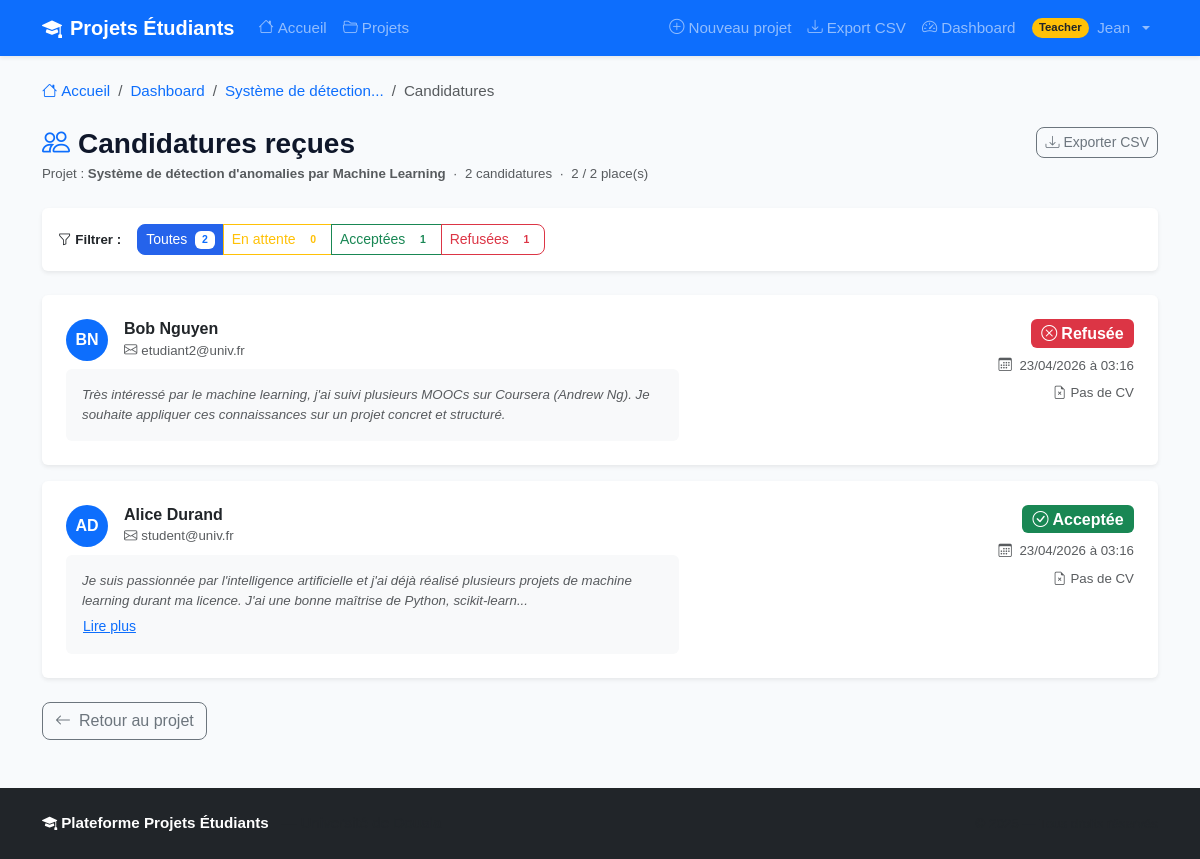
Screenshot of /applications/project/1 (signed in) with the database file from the repository.
### app/models/user.py (models this page shows, shortened)
class User(UserMixin, db.Model):
    __tablename__ = "users"
    id = db.Column(db.Integer, primary_key=True)
    email = db.Column(db.String(120), unique=True, nullable=False, index=True)
    password_hash = db.Column(db.String(200), nullable=False)
    first_name = db.Column(db.String(50), nullable=False)
    last_name = db.Column(db.String(50), nullable=False)
    role = db.Column(db.String(20), nullable=False, default="student")
    is_active = db.Column(db.Boolean, default=True, nullable=False)
    created_at = db.Column(db.DateTime, default=datetime.utcnow)
    projects = db.relationship(
        "Project",
        backref="teacher",
        lazy="dynamic",
        foreign_keys="Project.teacher_id",
    )
    applications = db.relationship(
        "Application",
        backref="student",
        lazy="dynamic",
        foreign_keys="Application.student_id",
    )
    @property
    def is_student(self) -> bool:
        return self.role == "student"
    @property
    def is_teacher(self) -> bool:
        return self.role == "teacher"
    @property
    def is_admin(self) -> bool:
        return self.role == "admin"
    @property
    def full_name(self) -> str:
        return f"{self.first_name} {self.last_name}"

### app/models/project.py (models this page shows, shortened)
class Project(db.Model):
    __tablename__ = "projects"
    id = db.Column(db.Integer, primary_key=True)
    title = db.Column(db.String(200), nullable=False)
    description = db.Column(db.Text, nullable=False)
    domain = db.Column(db.String(100), nullable=False)
    max_students = db.Column(db.Integer, default=1, nullable=False)
    status = db.Column(db.String(20), default="open", nullable=False)
    teacher_id = db.Column(db.Integer, db.ForeignKey("users.id"), nullable=False)
    created_at = db.Column(db.DateTime, default=datetime.utcnow)
    updated_at = db.Column(db.DateTime, default=datetime.utcnow, onupdate=datetime.utcnow)
    applications = db.relationship(
        "Application",
        backref="project",
        lazy="dynamic",
        cascade="all, delete-orphan",
    )
    @property
    def applications_count(self) -> int:
        return self.applications.count()

### app/models/application.py (models this page shows, shortened)
class Application(db.Model):
    __tablename__ = "applications"
    __table_args__ = (db.UniqueConstraint("student_id", "project_id", name="uq_student_project"),)
    id = db.Column(db.Integer, primary_key=True)
    student_id = db.Column(db.Integer, db.ForeignKey("users.id"), nullable=False)
    project_id = db.Column(db.Integer, db.ForeignKey("projects.id"), nullable=False)
    motivation = db.Column(db.Text, nullable=False)
    cv_file = db.Column(db.String(200), nullable=True)  # Nom du fichier CV uploadé
    status = db.Column(db.String(20), default="pending", nullable=False)
    applied_at = db.Column(db.DateTime, default=datetime.utcnow)
    updated_at = db.Column(db.DateTime, default=datetime.utcnow, onupdate=datetime.utcnow)

### app/routes/applications.py (the view)
@applications_bp.route("/project/<int:project_id>")
@login_required
@teacher_required
def project_applications(project_id):
    project = Project.query.get_or_404(project_id)
    if project.teacher_id != current_user.id:
        abort(403)
    status_filter = request.args.get("status", "")
    query = Application.query.filter_by(project_id=project_id)
    if status_filter:
        query = query.filter_by(status=status_filter)
    applications = query.order_by(Application.applied_at.desc()).all()
    return render_template(
        "applications/list.html",
        applications=applications,
        project=project,
        status_filter=status_filter,
        title=f"Candidatures — {project.title}",
    )

### app/templates/applications/list.html (shortened to what this page needs)
{% extends "base.html" %}
{% block content %}
<nav aria-label="breadcrumb" class="mb-4">
    <ol class="breadcrumb">
        <li class="breadcrumb-item">
            <a href="{{ url_for('dashboard.index') }}" class="text-decoration-none">
                <i class="bi bi-house me-1"></i>Accueil
            </a>
        </li>
        <li class="breadcrumb-item">
            <a href="{{ url_for('dashboard.teacher_dashboard') }}" class="text-decoration-none">
                Dashboard
            </a>
        </li>
        <li class="breadcrumb-item">
            <a href="{{ url_for('projects.detail', project_id=project.id) }}"
               class="text-decoration-none">
                {{ project.title | truncate(30) }}
            </a>
        </li>
        <li class="breadcrumb-item active" aria-current="page">Candidatures</li>
    </ol>
</nav>
<div class="d-flex justify-content-between align-items-start mb-4">
    <div>
        <h1 class="h3 fw-bold mb-1">
            <i class="bi bi-people text-primary me-2"></i>Candidatures reçues
        </h1>
        <p class="text-muted mb-0 small">
            Projet : <strong>{{ project.title }}</strong>
            &nbsp;·&nbsp;
            {{ applications | length }} candidature{{ 's' if applications | length > 1 else '' }}
            &nbsp;·&nbsp;
            <span class="text-muted">{{ project.applications_count }} / {{ project.max_students }} place(s)</span>
        </p>
    </div>
    <a href="{{ url_for('export.export_applications', project_id=project.id) }}"
       class="btn btn-outline-secondary btn-sm">
        <i class="bi bi-download me-1"></i>Exporter CSV
    </a>
</div>
<div class="card border-0 shadow-sm mb-4">
    <div class="card-body p-3">
        <form method="GET"
              action="{{ url_for('applications.project_applications', project_id=project.id) }}"
              class="d-flex align-items-center gap-3 flex-wrap">
            <span class="fw-semibold small">
                <i class="bi bi-funnel me-1"></i>Filtrer :
            </span>
            <div class="btn-group btn-group-sm" role="group">
                <a href="{{ url_for('applications.project_applications', project_id=project.id) }}"
                   class="btn {{ 'btn-primary' if not status_filter else 'btn-outline-primary' }}">
                    Toutes
                    <span class="badge bg-white text-primary ms-1">{{ applications | length }}</span>
                </a>
                <a href="{{ url_for('applications.project_applications', project_id=project.id, status='pending') }}"
                   class="btn {{ 'btn-warning' if status_filter == 'pending' else 'btn-outline-warning' }}">
                    En attente
                    <span class="badge bg-white text-warning ms-1">
                        {{ applications | selectattr('status', 'equalto', 'pending') | list | length }}
                    </span>
                </a>
                <a href="{{ url_for('applications.project_applications', project_id=project.id, status='accepted') }}"
                   class="btn {{ 'btn-success' if status_filter == 'accepted' else 'btn-outline-success' }}">
                    Acceptées
                    <span class="badge bg-white text-success ms-1">
                        {{ applications | selectattr('status', 'equalto', 'accepted') | list | length }}
                    </span>
                </a>
                <a href="{{ url_for('applications.project_applications', project_id=project.id, status='rejected') }}"
                   class="btn {{ 'btn-danger' if status_filter == 'rejected' else 'btn-outline-danger' }}">
                    Refusées
                    <span class="badge bg-white text-danger ms-1">
                        {{ applications | selectattr('status', 'equalto', 'rejected') | list | length }}
                    </span>
                </a>
            </div>
        </form>
    </div>
</div>
{% if applications %}
<div class="d-flex flex-column gap-3 mb-4">
    {% for app in applications %}
    <div class="card border-0 shadow-sm">
        <div class="card-body p-4">
            <div class="row align-items-start">
                <div class="col-md-7">
                    <div class="d-flex align-items-center mb-2">
                        <div class="rounded-circle bg-primary text-white d-flex align-items-center
                                    justify-content-center me-3 flex-shrink-0"
                             style="width:42px; height:42px; font-size:1rem; font-weight:700;">
                            {{ app.student.first_name[0] | upper }}{{ app.student.last_name[0] | upper }}
                        </div>
                        <div>
                            <h6 class="fw-bold mb-0">{{ app.student.full_name }}</h6>
                            <span class="text-muted small">
                                <i class="bi bi-envelope me-1"></i>{{ app.student.email }}
                            </span>
                        </div>
                    </div>
                    <div class="bg-light rounded p-3 mt-2">
                        <p class="text-muted small mb-0 fst-italic" id="motiv-short-{{ app.id }}">
                            {{ app.motivation | truncate(180) }}
                        </p>
                        {% if app.motivation | length > 180 %}
                        <button class="btn btn-link btn-sm p-0 mt-1 text-primary"
                                onclick="toggleMotiv({{ app.id }})">
                            <span id="motiv-toggle-{{ app.id }}">Lire plus</span>
                        </button>
                        {% endif %}
                    </div>
                </div>
                <div class="col-md-5 mt-3 mt-md-0">
                    <div class="d-flex flex-column align-items-md-end gap-2">
                        <span class="badge fs-6
                            {% if app.status == 'pending' %}bg-warning text-dark
                            {% elif app.status == 'accepted' %}bg-success
                            {% else %}bg-danger{% endif %}">
                            {% if app.status == 'pending' %}
                                <i class="bi bi-clock me-1"></i>En attente
                            {% elif app.status == 'accepted' %}
                                <i class="bi bi-check-circle me-1"></i>Acceptée
                            {% else %}
                                <i class="bi bi-x-circle me-1"></i>Refusée
                            {% endif %}
                        </span>
                        <div class="text-muted small text-md-end">
                            <i class="bi bi-calendar3 me-1"></i>
                            {{ app.applied_at.strftime('%d/%m/%Y à %H:%M') }}
                        </div>
                        {% if app.cv_file %}
                        <a href="{{ url_for('static', filename='uploads/cvs/' ~ app.cv_file) }}"
                           target="_blank" class="btn btn-outline-secondary btn-sm">
                            <i class="bi bi-file-earmark-pdf me-1"></i>Voir le CV
                        </a>
                        {% else %}
                        <span class="text-muted small">
                            <i class="bi bi-file-earmark-x me-1"></i>Pas de CV
                        </span>
                        {% endif %}
                    </div>
                </div>
            </div>
        </div>
    </div>
    {% endfor %}
</div>
{% endif %}
<a href="{{ url_for('projects.detail', project_id=project.id) }}"
   class="btn btn-outline-secondary">
    <i class="bi bi-arrow-left me-2"></i>Retour au projet
</a>
{% endblock %}

### app/templates/base.html (shortened to what this page needs)
<!DOCTYPE html>
<html lang="fr">
<head>
    <link href="https://cdn.jsdelivr.net/npm/bootstrap@5.3.0/dist/css/bootstrap.min.css" rel="stylesheet">
    <link href="https://cdn.jsdelivr.net/npm/bootstrap-icons@1.11.0/font/bootstrap-icons.css" rel="stylesheet">
    <link rel="stylesheet" href="{{ url_for('static', filename='css/main.css') }}">
</head>
<body class="d-flex flex-column min-vh-100">
    <nav class="navbar navbar-expand-lg navbar-dark bg-primary shadow-sm">
        <div class="container">
            <a class="navbar-brand fw-bold" href="{{ url_for('dashboard.index') }}">
                <i class="bi bi-mortarboard-fill me-2"></i>Projets Étudiants
            </a>
            <div class="collapse navbar-collapse" id="navbarMain">
                <ul class="navbar-nav me-auto mb-2 mb-lg-0">
                    <li class="nav-item">
                        <a class="nav-link {% if request.endpoint == 'dashboard.index' %}active{% endif %}"
                           href="{{ url_for('dashboard.index') }}">
                            <i class="bi bi-house me-1"></i>Accueil
                        </a>
                    </li>
                    <li class="nav-item">
                        <a class="nav-link {% if request.blueprint == 'projects' %}active{% endif %}"
                           href="{{ url_for('projects.list') }}">
                            <i class="bi bi-folder2-open me-1"></i>Projets
                        </a>
                    </li>
                </ul>
                <ul class="navbar-nav ms-auto mb-2 mb-lg-0 align-items-lg-center">
                    {% if current_user.is_authenticated %}
                        {% if current_user.is_teacher %}
                        <li class="nav-item">
                            <a class="nav-link {% if request.endpoint == 'projects.create' %}active{% endif %}"
                               href="{{ url_for('projects.create') }}">
                                <i class="bi bi-plus-circle me-1"></i>Nouveau projet
                            </a>
                        </li>
                        <li class="nav-item">
                            <a class="nav-link" href="{{ url_for('export.export_projects') }}" title="Exporter mes projets en CSV">
                                <i class="bi bi-download me-1"></i>Export CSV
                            </a>
                        </li>
                        {% endif %}
                        <li class="nav-item">
                            <a class="nav-link {% if request.endpoint == 'dashboard.dashboard' %}active{% endif %}"
                               href="{{ url_for('dashboard.dashboard') }}">
                                <i class="bi bi-speedometer2 me-1"></i>Dashboard
                            </a>
                        </li>
                        <li class="nav-item dropdown">
                            <a class="nav-link dropdown-toggle d-flex align-items-center gap-2"
                               href="#" role="button" data-bs-toggle="dropdown" aria-expanded="false">
                                <span class="badge rounded-pill
                                    {% if current_user.is_admin %}bg-danger
                                    {% elif current_user.is_teacher %}bg-warning text-dark
                                    {% else %}bg-success{% endif %}">
                                    {{ current_user.role | capitalize }}
                                </span>
                                <span class="d-none d-lg-inline">{{ current_user.first_name }}</span>
                            </a>
                        </li>
                    {% endif %}
                </ul>
            </div>
        </div>
    </nav>
    <main class="container mt-4 mb-5 flex-grow-1">
        {% block content %}{% endblock %}
    </main>
    <footer class="bg-dark text-white mt-auto py-4">
        <div class="container">
            <div class="row align-items-center">
                <div class="col-md-6 text-center text-md-start mb-2 mb-md-0">
                    <span class="fw-bold">
                        <i class="bi bi-mortarboard-fill me-1"></i>Plateforme Projets Étudiants
                    </span>
                    <span class="text-muted ms-2">— Université de Douala</span>
                </div>
                <div class="col-md-6 text-center text-md-end text-muted small">
                </div>
            </div>
        </div>
    </footer>
</body>
</html>

### rows the page displays
User: role "Teacher", first_name "Jean"
Project: title "Système de détection...", title "Système de détection d'anomalies par Machine Learning", max_students "2"
Application: student "B", student "N", student.full_name "Bob Nguyen", student.email "etudiant2@univ.fr", motivation "Très intéressé par le machine learning, j'ai suivi plusieurs MOOCs sur Coursera (Andrew Ng). Je souhaite appliquer ces connaissances sur un projet concret et structuré.", status "rejected" (drawn), applied_at "23/04/2026 à 03:16", shows "Pas de CV"
Application: student "A", student "D", student.full_name "Alice Durand", student.email "student@univ.fr", motivation "Je suis passionnée par l'intelligence artificielle et j'ai déjà réalisé plusieurs projets de machine learning durant ma licence. J'ai une bonne maîtrise de Python, scikit-learn...", status "accepted" (drawn), applied_at "23/04/2026 à 03:16", shows "Pas de CV"

### other values shown
{{ applications | length }} "2"
{{ 's' if applications | length > 1 else '' }} "s"
{{ project.applications_count }} "2"
